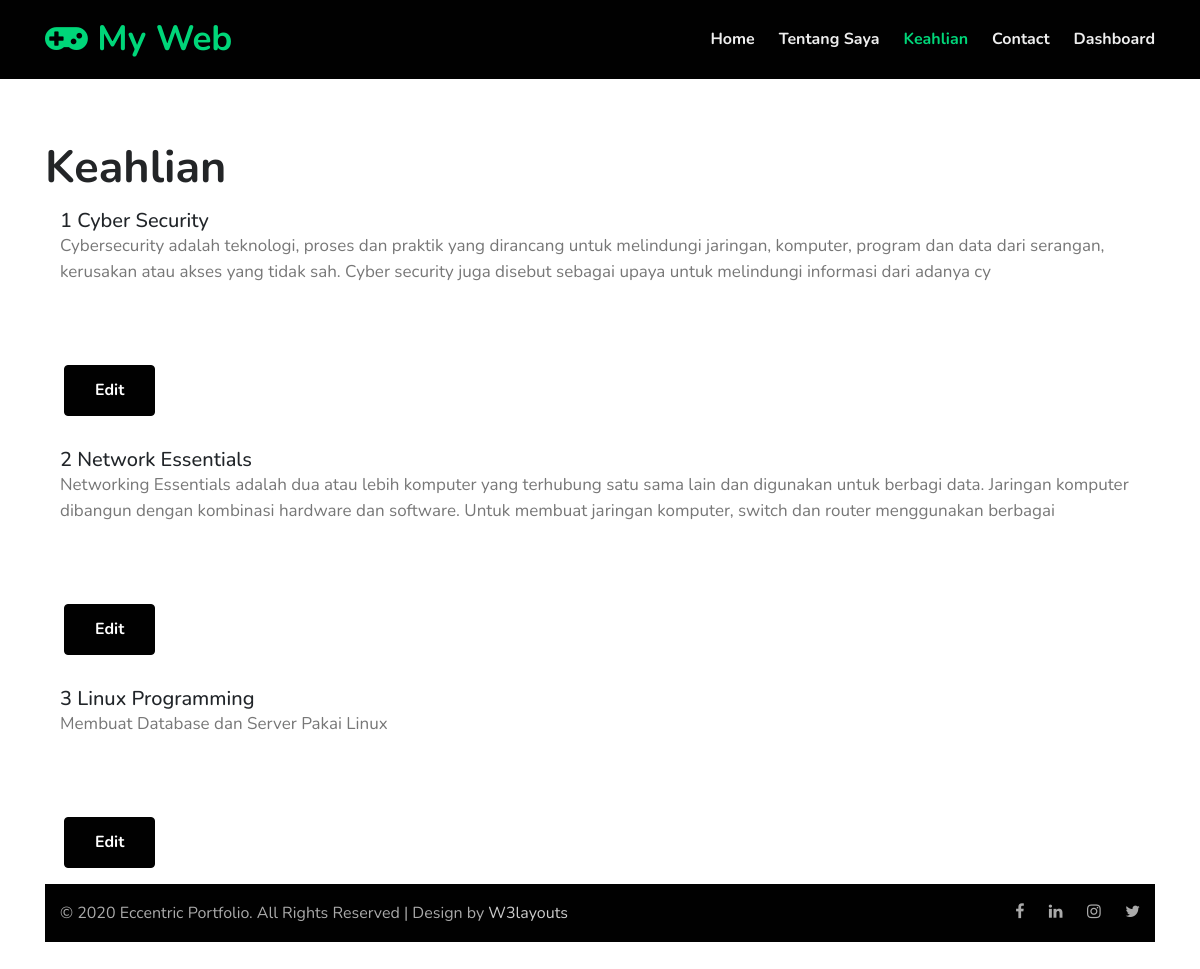
/services.php, run on the app's committed database.
### tables this page shows
CREATE TABLE `services` (
  `id` int(15) NOT NULL,
  `nama` varchar(500) NOT NULL,
  `keahlian` varchar(500) NOT NULL
);

### services.php (the view, shortened to what this page needs)
<!doctype html>
<html lang="en">
<head>
  <link rel="stylesheet" href="assets/css/style-starter.css">
</head>
<body>
<header>
  <div class="w3l-header" id="home">
    <div class="container">
      <nav class="navbar navbar-expand-lg navbar-dark pl-0 pr-0">
        <a class="navbar-brand m-0" href="index.php"><span class="fa fa-gamepad"></span> My Web </a>
        <div class="collapse navbar-collapse" id="navbarNav">
          <ul class="navbar-nav ml-auto">
            <li class="nav-item mr-lg-4">
              <a class="nav-link pl-0 pr-0" href="index.php">Home <span class="sr-only">(current)</span></a>
            </li>
            <li class="nav-item mr-lg-4">
              <a class="nav-link pl-0 pr-0" href="about.php">Tentang Saya</a>
            </li>
            <li class="nav-item active mr-lg-4">
              <a class="nav-link pl-0 pr-0" href="services.php">Keahlian</a>
            </li>
            <li class="nav-item mr-lg-4">
              <a class="nav-link pl-0 pr-0" href="contact.php">Contact</a>
            </li>
            <li class="nav-item">
              <a class="nav-link pl-0 pr-0" href="dashboard.php">Dashboard</a>
            </li>
          </ul>
        </div>
      </nav>
    </div>
  </div>
</header>
<div class="w3-services py-5" id="services">
    <div class="container py-lg-3">
        <div class="title-section">
            <h3 class="main-title-w3">Keahlian</h3>
        </div>
      <?php
    include_once "koneksi.php";
    $sql = "SELECT * FROM services WHERE id";
    $runSQL = mysqli_query($conn, $sql);
      ?>
      <?php
        if ($runSQL) {
            $jmlRowData = mysqli_num_rows($runSQL);
            if ($jmlRowData < 0) {
                echo "<tr><td colspan='5'>Data Tidak Terdapat Dalam Database</td></tr>";
                }
              else {
            while($row = mysqli_fetch_assoc($runSQL)) {
     ?>
        <section class="w3-services">
         <div class="container py-md-3">
         <h5><?php echo $row["id"]?> <?php echo $row["nama"]?></h5>
          <p> <?php echo $row["keahlian"]?> </p>
    </div>
      <div class="container py-md-3">
       <a href="edit_services.php?id=<?php echo $row["id"]?>" class="btn-style btn-secondary btn mt-lg-5 mt-4 ml-1">Edit</a>
      </div>
      <?php
                }
            }
        }
        ?>
<footer>
  <section class="w3l-footers-1">
    <div class="footer py-3">
      <div class="container">
        <div class="footer-content">
          <div class="row">
            <div class="col-lg-8 footer-left">
              <p class="m-0">&copy; 2020 Eccentric Portfolio. All Rights Reserved | Design by <a href="https://w3layouts.com">W3layouts</a></p>
            </div>
            <div class="col-lg-4 footer-right text-lg-right text-center mt-lg-0 mt-3">
              <ul class="social m-0 p-0">
                <li><a href="#facebook"><span class="fa fa-facebook"></span></a></li>
                <li><a href="#linkedin"><span class="fa fa-linkedin"></span></a></li>
                <li><a href="#instagram"><span class="fa fa-instagram"></span></a></li>
                <li><a href="#twitter"><span class="fa fa-twitter"></span></a></li>
              </ul>
            </div>
          </div>
        </div>
      </div>
    </div>
  </section>
</footer>
</body>
</html>

### data on the page
services: id "1", nama "Cyber Security", keahlian "Cybersecurity adalah teknologi, proses dan praktik yang dirancang untuk melindungi jaringan, komputer, program dan data dari serangan, kerusakan atau akses yang tidak sah. Cyber security juga disebut sebagai upaya untuk melindungi informasi dari adanya cy"
services: id "2", nama "Network Essentials", keahlian "Networking Essentials adalah dua atau lebih komputer yang terhubung satu sama lain dan digunakan untuk berbagi data. Jaringan komputer dibangun dengan kombinasi hardware dan software. Untuk membuat jaringan komputer, switch dan router menggunakan berbagai"
services: id "3", nama "Linux Programming", keahlian "Membuat Database dan Server Pakai Linux"
